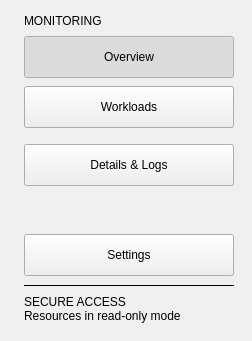
       <widget class="QFrame" name="sidebar">
        <property name="minimumSize">
         <size>
          <width>252</width>
          <height>0</height>
         </size>
        </property>
        <property name="maximumSize">
         <size>
          <width>252</width>
          <height>16777215</height>
         </size>
        </property>
        <layout class="QVBoxLayout" name="sidebarLayout">
         <property name="spacing">
          <number>8</number>
         </property>
         <property name="leftMargin">
          <number>24</number>
         </property>
         <property name="topMargin">
          <number>14</number>
         </property>
         <property name="rightMargin">
          <number>18</number>
         </property>
         <property name="bottomMargin">
          <number>18</number>
         </property>
         <item>
          <widget class="QLabel" name="navSection">
           <property name="text">
            <string>MONITORING</string>
           </property>
          </widget>
         </item>
         <item>
          <widget class="QPushButton" name="navOverview">
           <property name="text">
            <string>Overview</string>
           </property>
           <property name="minimumSize">
            <size>
             <width>0</width>
             <height>42</height>
            </size>
           </property>
           <property name="iconSize">
            <size>
             <width>16</width>
             <height>16</height>
            </size>
           </property>
           <property name="checkable">
            <bool>true</bool>
           </property>
           <property name="checked">
            <bool>true</bool>
           </property>
           <property name="autoExclusive">
            <bool>true</bool>
           </property>
           <property name="nav" stdset="0">
            <string notr="true">true</string>
           </property>
          </widget>
         </item>
         <item>
          <widget class="QPushButton" name="navWorkloads">
           <property name="text">
            <string>Workloads</string>
           </property>
           <property name="minimumSize">
            <size>
             <width>0</width>
             <height>42</height>
            </size>
           </property>
           <property name="iconSize">
            <size>
             <width>16</width>
             <height>16</height>
            </size>
           </property>
           <property name="checkable">
            <bool>true</bool>
           </property>
           <property name="checked">
            <bool>false</bool>
           </property>
                      <property name="nav" stdset="0">
            <string notr="true">true</string>
           </property>
          </widget>
         </item>
         <item>
          <widget class="QFrame" name="workloadsSubmenu">
           <property name="maximumSize">
            <size>
             <width>16777215</width>
             <height>0</height>
            </size>
           </property>
           <layout class="QVBoxLayout" name="workloadsSubmenuLayout">
            <property name="spacing">
             <number>0</number>
            </property>
            <property name="leftMargin">
             <number>16</number>
            </property>
            <property name="topMargin">
             <number>0</number>
            </property>
            <property name="rightMargin">
             <number>0</number>
            </property>
            <property name="bottomMargin">
             <number>0</number>
            </property>
              <item>
               <widget class="QPushButton" name="navWorkloadsOverview">
                <property name="text">
                 <string>Overview</string>
                </property>
                <property name="minimumSize">
                 <size>
                  <width>0</width>
                  <height>42</height>
                 </size>
                </property>
                <property name="iconSize">
                 <size>
                  <width>16</width>
                  <height>16</height>
                 </size>
                </property>
                <property name="checkable">
                 <bool>true</bool>
                </property>
                <property name="checked">
                 <bool>false</bool>
                </property>
                <property name="autoExclusive">
                 <bool>true</bool>
                </property>
                <property name="nav" stdset="0">
                 <string notr="true">true</string>
                </property>
               </widget>
              </item>
              <item>
               <widget class="QPushButton" name="navPods">
                <property name="text">
                 <string>Pods</string>
                </property>
                <property name="minimumSize">
                 <size>
                  <width>0</width>
                  <height>42</height>
                 </size>
                </property>
                <property name="iconSize">
                 <size>
                  <width>16</width>
                  <height>16</height>
                 </size>
                </property>
                <property name="checkable">
                 <bool>true</bool>
                </property>
                <property name="checked">
                 <bool>false</bool>
                </property>
                <property name="autoExclusive">
                 <bool>true</bool>
                </property>
                <property name="nav" stdset="0">
                 <string notr="true">true</string>
                </property>
               </widget>
              </item>
              <item>
               <widget class="QPushButton" name="navDeployments">
                <property name="text">
                 <string>Deployments</string>
                </property>
                <property name="minimumSize">
                 <size>
                  <width>0</width>
                  <height>42</height>
                 </size>
                </property>
                <property name="iconSize">
                 <size>
                  <width>16</width>
                  <height>16</height>
                 </size>
                </property>
                <property name="checkable">
                 <bool>true</bool>
                </property>
                <property name="checked">
                 <bool>false</bool>
                </property>
                <property name="autoExclusive">
                 <bool>true</bool>
                </property>
                <property name="nav" stdset="0">
                 <string notr="true">true</string>
                </property>
               </widget>
              </item>
              <item>
               <widget class="QPushButton" name="navStatefulSets">
                <property name="text">
                 <string>StatefulSets</string>
                </property>
                <property name="minimumSize">
                 <size>
                  <width>0</width>
                  <height>42</height>
                 </size>
                </property>
                <property name="iconSize">
                 <size>
                  <width>16</width>
                  <height>16</height>
                 </size>
                </property>
                <property name="checkable">
                 <bool>true</bool>
                </property>
                <property name="checked">
                 <bool>false</bool>
                </property>
                <property name="autoExclusive">
                 <bool>true</bool>
                </property>
                <property name="nav" stdset="0">
                 <string notr="true">true</string>
                </property>
               </widget>
              </item>
              <item>
               <widget class="QPushButton" name="navDaemonSets">
                <property name="text">
                 <string>DaemonSets</string>
                </property>
                <property name="minimumSize">
                 <size>
                  <width>0</width>
                  <height>42</height>
                 </size>
                </property>
                <property name="iconSize">
                 <size>
                  <width>16</width>
                  <height>16</height>
                 </size>
                </property>
                <property name="checkable">
                 <bool>true</bool>
                </property>
                <property name="checked">
                 <bool>false</bool>
                </property>
                <property name="autoExclusive">
                 <bool>true</bool>
                </property>
                <property name="nav" stdset="0">
                 <string notr="true">true</string>
                </property>
               </widget>
              </item>
              <item>
               <widget class="QPushButton" name="navReplicaSets">
                <property name="text">
                 <string>ReplicaSets</string>
                </property>
                <property name="minimumSize">
                 <size>
                  <width>0</width>
                  <height>42</height>
                 </size>
                </property>
                <property name="iconSize">
                 <size>
                  <width>16</width>
                  <height>16</height>
                 </size>
                </property>
                <property name="checkable">
                 <bool>true</bool>
                </property>
                <property name="checked">
                 <bool>false</bool>
                </property>
                <property name="autoExclusive">
                 <bool>true</bool>
                </property>
                <property name="nav" stdset="0">
                 <string notr="true">true</string>
                </property>
               </widget>
              </item>
              <item>
               <widget class="QPushButton" name="navReplicationControllers">
                <property name="text">
                 <string>ReplicationControllers</string>
                </property>
                <property name="minimumSize">
                 <size>
                  <width>0</width>
                  <height>42</height>
                 </size>
                </property>
                <property name="iconSize">
                 <size>
                  <width>16</width>
                  <height>16</height>
                 </size>
                </property>
                <property name="checkable">
                 <bool>true</bool>
                </property>
                <property name="checked">
                 <bool>false</bool>
                </property>
                <property name="autoExclusive">
                 <bool>true</bool>
                </property>
                <property name="nav" stdset="0">
                 <string notr="true">true</string>
                </property>
               </widget>
              </item>
              <item>
               <widget class="QPushButton" name="navJobs">
                <property name="text">
                 <string>Jobs</string>
                </property>
                <property name="minimumSize">
                 <size>
                  <width>0</width>
                  <height>42</height>
                 </size>
                </property>
                <property name="iconSize">
                 <size>
                  <width>16</width>
                  <height>16</height>
                 </size>
                </property>
                <property name="checkable">
                 <bool>true</bool>
                </property>
                <property name="checked">
                 <bool>false</bool>
                </property>
                <property name="autoExclusive">
                 <bool>true</bool>
                </property>
                <property name="nav" stdset="0">
                 <string notr="true">true</string>
                </property>
               </widget>
              </item>
              <item>
               <widget class="QPushButton" name="navCronJobs">
                <property name="text">
                 <string>CronJobs</string>
                </property>
                <property name="minimumSize">
                 <size>
                  <width>0</width>
                  <height>42</height>
                 </size>
                </property>
                <property name="iconSize">
                 <size>
                  <width>16</width>
                  <height>16</height>
                 </size>
                </property>
                <property name="checkable">
                 <bool>true</bool>
                </property>
                <property name="checked">
                 <bool>false</bool>
                </property>
                <property name="autoExclusive">
                 <bool>true</bool>
                </property>
                <property name="nav" stdset="0">
                 <string notr="true">true</string>
                </property>
               </widget>
              </item>
           </layout>
          </widget>
         </item>
         <item>
          <widget class="QPushButton" name="navViewer">
           <property name="text">
            <string>Details &amp;&amp; Logs</string>
           </property>
           <property name="visible">
            <bool>false</bool>
           </property>
           <property name="minimumSize">
            <size>
             <width>0</width>
             <height>42</height>
            </size>
           </property>
           <property name="iconSize">
            <size>
             <width>16</width>
             <height>16</height>
            </size>
           </property>
           <property name="checkable">
            <bool>true</bool>
           </property>
           <property name="autoExclusive">
            <bool>true</bool>
           </property>
           <property name="nav" stdset="0">
            <string notr="true">true</string>
           </property>
          </widget>
         </item>
         <item>
          <spacer name="sidebarSpacer">
           <property name="orientation">
            <enum>Qt::Orientation::Vertical</enum>
           </property>
           <property name="sizeHint" stdset="0">
            <size>
             <width>20</width>
             <height>40</height>
            </size>
           </property>
          </spacer>
         </item>
         <item>
          <widget class="QPushButton" name="settingsButton">
           <property name="text">
            <string>Settings</string>
           </property>
           <property name="checkable">
            <bool>true</bool>
           </property>
           <property name="autoExclusive">
            <bool>true</bool>
           </property>
           <property name="minimumSize">
            <size>
             <width>0</width>
             <height>42</height>
            </size>
           </property>
           <property name="iconSize">
            <size>
             <width>16</width>
             <height>16</height>
            </size>
           </property>
           <property name="nav" stdset="0">
            <string notr="true">true</string>
           </property>
          </widget>
         </item>
         <item>
          <widget class="QFrame" name="sidebarRule">
           <property name="frameShape">
            <enum>QFrame::Shape::HLine</enum>
           </property>
          </widget>
         </item>
         <item>
          <widget class="QLabel" name="sidebarNote">
           <property name="text">
            <string>SECURE ACCESS
Resources in read-only mode</string>
           </property>
          </widget>
         </item>
        </layout>
       </widget>
